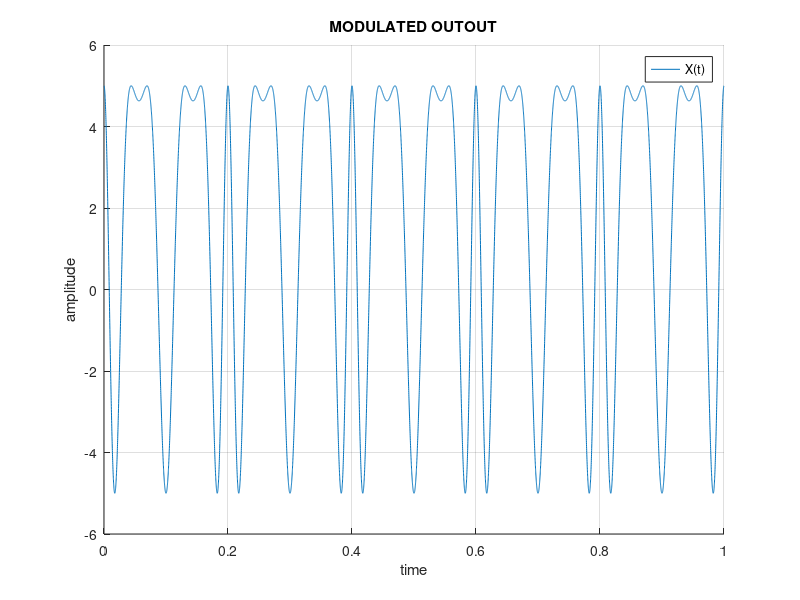

Write MATLAB code to recreate this figure.
clc
close all;
clear all;
t=0:0.0001:1;
kf=input('enter the constant value');
fm=input('enter frequency msg');
am=input('enter the amplitude msg');
fc=input('enter frequency cry');
ac=input('enter the amplitude cry');
x=(kf*am)/fm;
p=sin(2*pi*fm*t).*x;
q=(2*pi*fc*t);
y=ac*cos(q+p);
grid on;
hold on;



% %plot
% subplot(3,1,1),plot(t,m);
% xlabel('time');
% ylabel('amplitude');
% legend('M(t)');
% title('MESSAGE');
% 
% 
% subplot(3,1,2),plot(t,c);
% xlabel('time');
% ylabel('amplitude');
% legend('Ac.COSWct');
% title('CARRIER');

% figure(2)
%subplot(3,1,3),
plot(t,y);
%plot(t,mod);
xlabel('time');
ylabel('amplitude');
legend('X(t)');
title('MODULATED OUTOUT');
